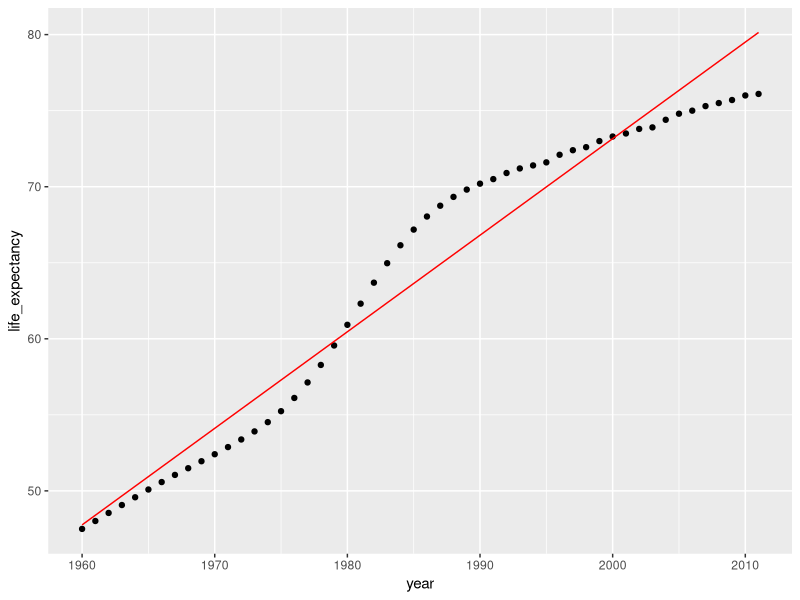

Generate this figure with R:
## ---- chunk 1
library(tidyverse)
gapminder <- read_csv("gapminder.csv")

# Explore gapminder
head(gapminder)

# Prepare the nested dataframe gap_nested

gap_nested <- gapminder %>% 
  group_by(country) %>% 
  nest()

# Explore gap_nested
head(gap_nested)
## ---- chunk 2
# Create the unnested dataframe called gap_unnnested
gap_unnested <- gap_nested %>% 
  unnest(col=data)
  
# Confirm that your data was not modified  
identical(gapminder, gap_unnested)
## ---- chunk 3
# Extract the data of Algeria
algeria_df <- gap_nested$data[[1]]

# Calculate the minimum of the population vector
min(algeria_df$population)

# Calculate the maximum of the population vector
max(algeria_df$population)

# Calculate the mean of the population vector
mean(algeria_df$population)
## ---- chunk 4
# Calculate the mean population for each country
pop_nested <- gap_nested %>%
  mutate(mean_pop = map(.x=data, .f=~mean(.x$population)))

# Take a look at pop_nested
head(pop_nested)

# Extract the mean_pop value by using unnest
pop_mean <- pop_nested %>% 
  unnest(mean_pop)

# Take a look at pop_mean
head(pop_mean)
## ---- chunk 5
# Calculate mean population and store result as a double
pop_mean <- gap_nested %>%
  mutate(mean_pop = map_dbl(data, ~mean(.x$population)))

# Take a look at pop_mean
head(pop_mean)
## ---- chunk 6
# Build a linear model for each country
gap_models <- gap_nested %>%
    mutate(model = map(data, ~lm(formula = life_expectancy~year, data = .x)))
    
# Extract the model for Algeria    
algeria_model <- gap_models$model[[1]]

# View the summary for the Algeria model
summary(algeria_model)
## ---- chunk 7
library(broom)

# Extract the coefficients of the algeria_model as a dataframe
tidy(algeria_model)

# Extract the statistics of the algeria_model as a dataframe
glance(algeria_model)
## ---- chunk 8
# Build the augmented dataframe
algeria_fitted <- augment(algeria_model)

# Compare the predicted values with the actual values of life expectancy
algeria_fitted %>% 
  ggplot(aes(x = year)) +
  geom_point(aes(y = life_expectancy)) + 
  geom_line(aes(y = .fitted), color = "red")
